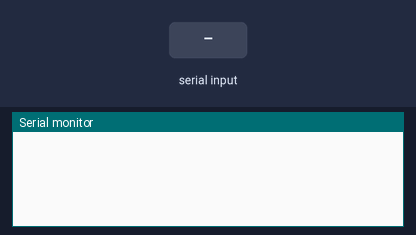
Simulated run of this sketch. Board: ESP32. Shown: the last lines printed to the serial monitor. Inputs (shaded band) come from the test bench. WiFi joins after 1.5 s; servers stay silent unless stated.

Above: at 3.0 s.
3.1 s: "A" received over Serial
At 5.3 s:
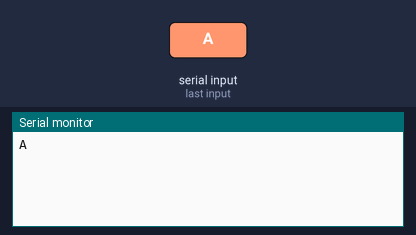
5.6 s: "1" received over Serial
At 7.7 s:
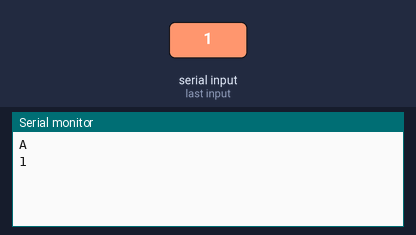

The sketch:

ESP32_WiFi1.ino
```cpp
// (licence header left out)
/* Comment this out to disable prints and save space */
#define BLYNK_PRINT Serial

/* Fill in information from Blynk Device Info here */
#define BLYNK_TEMPLATE_ID "TMPL3QgUe7d08"
#define BLYNK_TEMPLATE_NAME "ESP32"
#define BLYNK_AUTH_TOKEN "BYlo6owTcpwwSzIzGaNBM5jmHTkgxrE8"

#include <WiFi.h>
#include <WiFiClientSecure.h>
#include <UniversalTelegramBot.h>
#include <BlynkSimpleEsp32.h>

// Your WiFi credentials.
// Set password to "" for open networks.
char ssid[] = "Krishna";
char pass[] = "jsk@1234";

const char* token = "7407435914:AAHp2kmLswk4PBzTNBehKJRMtVyoTNOMeyg";
String id = "1418662735";

WiFiClientSecure client;

UniversalTelegramBot bot (token, client);

String iB;
void setup()
{
  // Debug console
  Serial.begin(9600);
  WiFi.begin(ssid, pass);
  Blynk.begin(BLYNK_AUTH_TOKEN, ssid, pass);
  client.setInsecure();
}

void loop()
{
      Blynk.run();
      intruder();
}

void intruder(){
   iB = Serial.readString();
     Serial.println(iB);
    if(iB == "A"){
      bot.sendMessage(id, "", "");
    }
    else{
      bot.sendMessage(id, "Intruder!", "");
    }
}
```

Measured:
- after the input at 3.1 s, the serial monitor: prints a new line after 1.0 s (image 1)
- after the input at 5.6 s, the serial monitor: prints a new line after 1.1 s (image 2)
